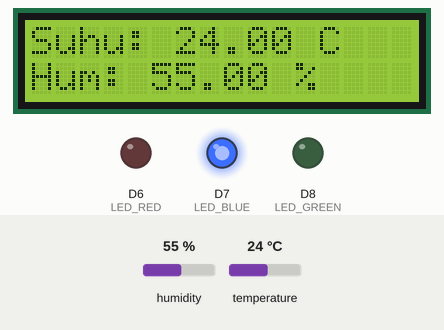
A sketch run on a simulated ESP8266 (NodeMCU). On the bench: 16×2 character LCD, output pins drawn as LEDs (lit = HIGH). The inputs (shaded band) are chosen by the test bench; at power-on: temperature 24 °C, humidity 55 %. WiFi joins after 1.5 s; servers stay silent unless stated; no MQTT or app messages arrive unless stated; what the sketch prints to the serial monitor is not drawn.

Above: at 10.6 s.
10.7 s: temperature set to 27 °C
At 21.5 s:
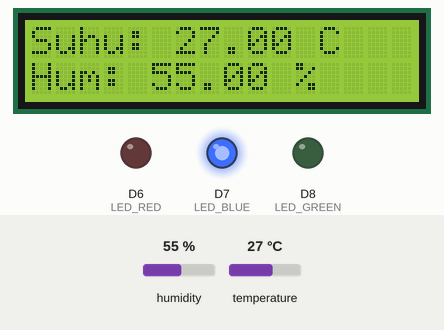
24.5 s: temperature set to 30 °C
At 30.3 s:
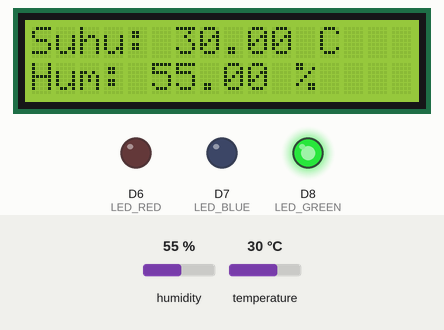
38.3 s: temperature set to 32 °C
At 40.4 s:
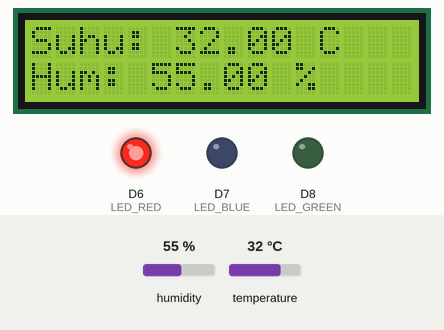
52.1 s: humidity set to 22 %
At 60.5 s:
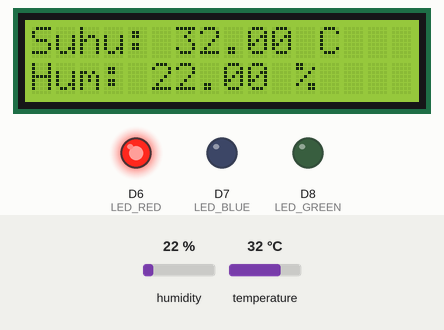
65.9 s: temperature set to 29 °C
At 70.5 s:
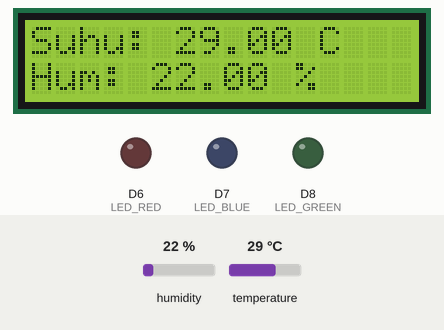
Timing chart, 0 to 72.0 s (numbered marks = the images above; inputs shaded):
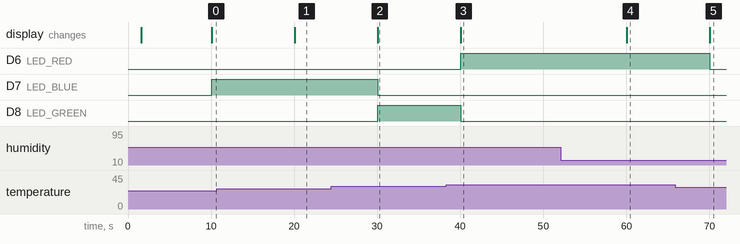

The sketch:

Project-akhir.ino
```cpp
#include <ESP8266WiFi.h>
#include <PubSubClient.h>
#include <DHT.h>
#include <Wire.h>
#include <LiquidCrystal_I2C.h>

// Konfigurasi WiFi dan MQTT
const char* ssid = "ngoke";
const char* password = "ngelehpol";
const char* mqtt_server = "x2.revolusi-it.com";
const char* mqtt_user = "usm";
const char* mqtt_password = "usmjaya001";
const char* Rafi = "g231220089"; // Menambahkan topik

WiFiClient espClient;
PubSubClient client(espClient);

// Pin Konfigurasi
#define DHTPIN D5
#define DHTTYPE DHT11
DHT dht(DHTPIN, DHTTYPE);

#define LED_RED D6   // LED merah
#define LED_BLUE D7  // LED biru
#define LED_GREEN D8 // LED hijau

// Konfigurasi LCD
LiquidCrystal_I2C lcd(0x27, 16, 2);

// Variabel
float suhu, kelembapan;

void setup() {
  Serial.begin(115200);
  dht.begin();
  pinMode(LED_RED, OUTPUT);
  pinMode(LED_BLUE, OUTPUT);
  pinMode(LED_GREEN, OUTPUT);
  setup_wifi();
  client.setServer(mqtt_server, 1883);
  lcd.begin(16, 2);
  lcd.backlight();
  lcd.setCursor(0, 0);
  lcd.print("Monitoring...");
}

void loop() {
  if (!client.connected()) {
    reconnect();
  }
  client.loop();

  static unsigned long lastTime = 0;
  if (millis() - lastTime > 10000) {
    lastTime = millis();
    suhu = dht.readTemperature();
    kelembapan = dht.readHumidity();

    if (!isnan(suhu) && !isnan(kelembapan)) {
      // Kirim data ke MQTT server
      client.publish("g231220071/temperature", String(suhu).c_str());
      client.publish("g231220071/humidity", String(kelembapan).c_str());

      // Tampilkan di LCD
      lcd.clear();
      lcd.setCursor(0, 0);
      lcd.print("Suhu: " + String(suhu) + " C");
      lcd.setCursor(0, 1);
      lcd.print("Hum: " + String(kelembapan) + " %");

      // Tampilkan di Serial Monitor
      Serial.println("=== Pembacaan Data DHT11 ===");
      Serial.printf("Pesan dari MQTT [%s] === Pembacaan Data DHT11 ===\n", Rafi);
      Serial.printf("Pesan dari MQTT [%s] Suhu: %.2f °C\n", Rafi, suhu);
      Serial.printf("Pesan dari MQTT [%s] Kelembapan: %.2f %%\n", Rafi, kelembapan);
      Serial.println("===========================");

      controlLED(suhu, kelembapan);
    } else {
      Serial.println("Gagal membaca data dari DHT11");
    }
  }
}

void controlLED(float suhu, float kelembapan) {
  if (suhu > 30) {
    digitalWrite(LED_RED, HIGH);  // LED Merah menyala
    digitalWrite(LED_BLUE, LOW);  // LED Biru mati
    digitalWrite(LED_GREEN, LOW); // LED Hijau mati
  } else if (suhu < 29) {
    digitalWrite(LED_BLUE, HIGH); // LED Biru menyala
    digitalWrite(LED_RED, LOW);   // LED Merah mati
    digitalWrite(LED_GREEN, LOW); // LED Hijau mati
  } else {
    // Kondisi untuk LED Hijau berdasarkan kelembapan
    if (kelembapan > 50) {
      digitalWrite(LED_GREEN, HIGH); // LED Hijau menyala jika kelembapan > 70
    } else {
      digitalWrite(LED_GREEN, LOW);  // LED Hijau mati jika kelembapan <= 70
    }
    digitalWrite(LED_RED, LOW);    // LED Merah mati
    digitalWrite(LED_BLUE, LOW);   // LED Biru mati
  }
}

void setup_wifi() {
  delay(10);
  Serial.println();
  Serial.print("Menghubungkan ke ");
  Serial.println(ssid);

  WiFi.begin(ssid, password);
  while (WiFi.status() != WL_CONNECTED) {
    delay(500);
    Serial.print(".");
  }
  Serial.println();
  Serial.println("WiFi terhubung!");
  Serial.print("Alamat IP: ");
  Serial.println(WiFi.localIP());
}

void reconnect() {
  while (!client.connected()) {
    Serial.print("Menghubungkan ke MQTT...");
    if (client.connect("ESP8266Client", mqtt_user, mqtt_password)) {
      Serial.println("Terhubung!");
      client.subscribe("g231220071/control");
    } else {
      Serial.print("Gagal, rc=");
      Serial.print(client.state());
      Serial.println(" coba lagi dalam 5 detik");
      delay(5000);
    }
  }
}
```

Measured:
- the behaviour switches between 28 and 29 °C on temperature (found by bisection; images 1 and 2)
- the behaviour switches between 30 and 31 °C on temperature (found by bisection; images 2 and 3)
- after the input at 10.7 s, the display: changes after 9.4 s (image 1)
- after the input at 24.5 s, D7 (LED_BLUE): HIGH → LOW after 5.6 s; D8 (LED_GREEN): LOW → HIGH after 5.6 s; the display: changes after 5.6 s (image 2)
- after the input at 38.3 s, D6 (LED_RED): LOW → HIGH after 1.8 s; D8 (LED_GREEN): HIGH → LOW after 1.8 s; the display: changes after 1.8 s (image 3)
- after the input at 52.1 s, the display: changes after 8.0 s (image 4)
- after the input at 65.9 s, D6 (LED_RED): HIGH → LOW after 4.2 s; the display: changes after 4.2 s (image 5)
